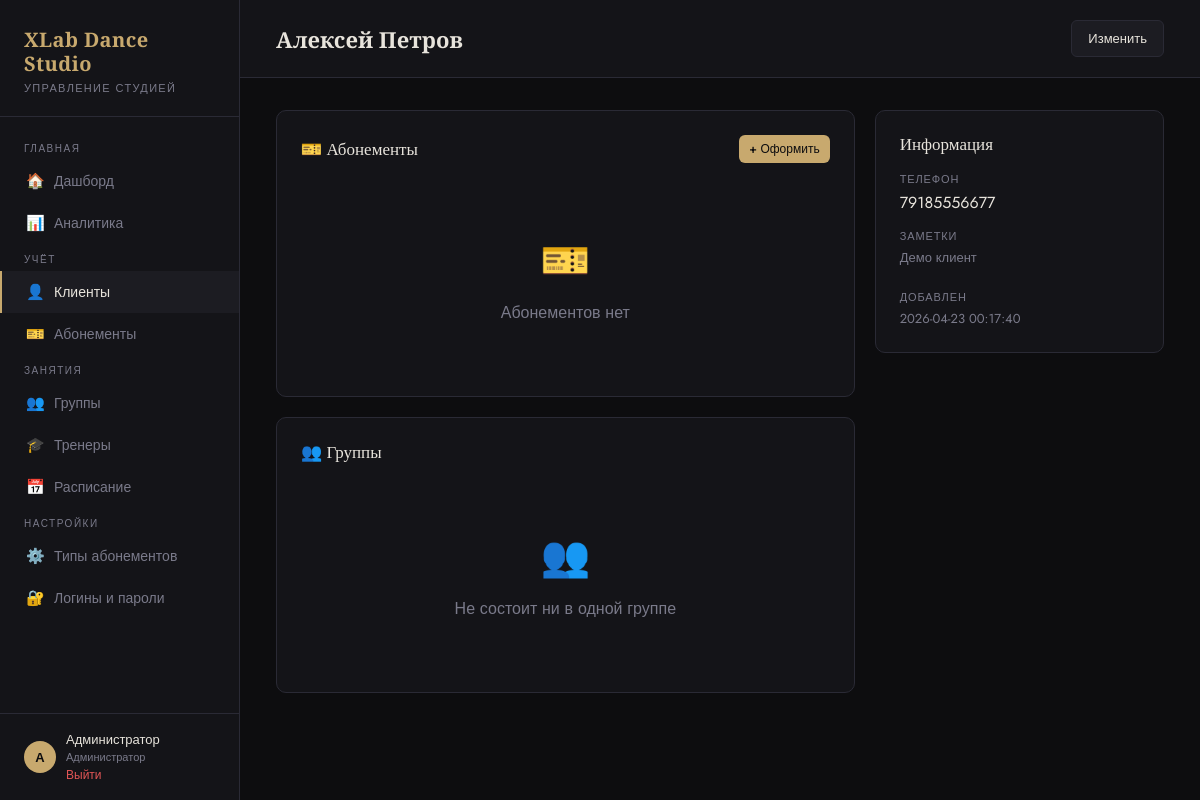
Page /clients/3 (signed in) on the committed database.
### tables this page shows
CREATE TABLE users (
            id INTEGER PRIMARY KEY AUTOINCREMENT,
            role TEXT NOT NULL, -- admin | trainer
            username TEXT UNIQUE NOT NULL,
            password TEXT NOT NULL,
            name TEXT NOT NULL,
            trainer_id INTEGER UNIQUE REFERENCES trainers(id) ON DELETE CASCADE
        );

CREATE TABLE clients (
            id INTEGER PRIMARY KEY AUTOINCREMENT,
            name TEXT NOT NULL,
            phone TEXT,
            email TEXT,
            birthdate TEXT,
            parent_id INTEGER REFERENCES clients(id) ON DELETE SET NULL,
            notes TEXT,
            created_at TEXT DEFAULT (datetime('now','localtime'))
        );

### app.py (the view)
@app.route('/clients/<int:id>')
@login_required
def client_detail(id):
    db = get_db()
    client = db.execute('''SELECT c.*, p.name as parent_name, p.phone as parent_phone
        FROM clients c LEFT JOIN clients p ON c.parent_id=p.id WHERE c.id=?''', (id,)).fetchone()
    children = db.execute('SELECT * FROM clients WHERE parent_id=?', (id,)).fetchall()
    groups = db.execute('''
        SELECT g.*, {trainers_names} as trainer_name
        FROM groups g
        JOIN client_groups cg ON g.id=cg.group_id
        WHERE cg.client_id=?
    '''.format(trainers_names=group_trainers_names_subquery('g')), (id,)).fetchall()
    subscriptions = db.execute('''SELECT s.*, st.name as type_name, g.name as group_name
        FROM subscriptions s
        JOIN subscription_types st ON s.type_id=st.id
        LEFT JOIN groups g ON s.group_id=g.id
        WHERE s.client_id=? AND s.status != 'cancelled'
        ORDER BY s.created_at DESC''', (id,)).fetchall()
    cancelled_subscriptions = db.execute('''SELECT s.*, st.name as type_name, g.name as group_name
        FROM subscriptions s
        JOIN subscription_types st ON s.type_id=st.id
        LEFT JOIN groups g ON s.group_id=g.id
        WHERE s.client_id=? AND s.status='cancelled'
        ORDER BY s.created_at DESC''', (id,)).fetchall()
    sub_types = db.execute('SELECT * FROM subscription_types').fetchall()
    groups_all = db.execute('SELECT * FROM groups ORDER BY name COLLATE NOCASE').fetchall()
    return render_template('client_detail.html', client=client, children=children,
                           groups=groups, subscriptions=subscriptions,
                           cancelled_subscriptions=cancelled_subscriptions,
                           sub_types=sub_types, groups_all=groups_all)

### app.py (called while the page is built, shortened)
def current_role():
    return session.get('role', 'admin')

def is_admin():
    return current_role() == 'admin'

def sync_session_user():
    if 'user_id' not in session:
        return
    db = get_db()
    user = db.execute('SELECT role, trainer_id, name FROM users WHERE id=?', (session['user_id'],)).fetchone()
    if not user:
        session.clear()
        return
    session['role'] = user['role']
    session['trainer_id'] = user['trainer_id']
    session['user_name'] = user['name']

def group_trainers_names_subquery(alias='g'):
    return f"(SELECT GROUP_CONCAT(t2.name, ', ') FROM group_trainers gt2 JOIN trainers t2 ON t2.id=gt2.trainer_id WHERE gt2.group_id={alias}.id)"

@app.before_request
def setup():
    if request.endpoint is None:
        return
    if request.endpoint in ('login', 'logout', 'static'):
        return
    if 'user_id' not in session:
        return
    sync_session_user()
    if is_admin():
        return

def login_required(f):
    from functools import wraps
    @wraps(f)
    def decorated(*args, **kwargs):
        if 'user_id' not in session:
            return redirect(url_for('login'))
        return f(*args, **kwargs)
    return decorated

### database.py (called while the page is built)
def get_db():
    from app import app
    if 'db' not in g:
        g.db = sqlite3.connect(DATABASE)
        g.db.row_factory = sqlite3.Row
        g.db.execute("PRAGMA foreign_keys = ON")
    return g.db

### templates/client_detail.html (shortened to what this page needs)
{% extends "base.html" %}
{% block topbar_title %}{{ client.name }}{% endblock %}
{% block topbar_actions %}
  <a href="{{ url_for('edit_client', id=client.id) }}" class="btn btn-secondary">Изменить</a>
{% endblock %}
{% block content %}
<div style="display:grid; grid-template-columns: 2fr 1fr; gap: 20px">
  <div>
    <div class="card">
      <div class="card-header">
        <div class="card-title">🎫 Абонементы</div>
        <button class="btn btn-primary btn-sm" onclick="document.getElementById('add-sub-modal').classList.add('open')">+ Оформить</button>
      </div>
      {% if subscriptions %}
      <div class="table-wrap">
        <table>
          <thead><tr><th>Тип</th><th>Группа</th><th>Занятий</th><th>Действует до</th><th>Статус</th><th></th></tr></thead>
          <tbody>
            {% for s in subscriptions %}
            <tr>
              <td>{{ s.type_name }}</td>
              <td>{{ s.group_name or '—' }}</td>
              <td>
                <span style="color:var(--accent); font-weight:600">{{ s.lessons_left }}</span>
                <span style="color:var(--muted)">/{{ s.lessons_total }}</span>
              </td>
              <td>{{ s.end_date }}</td>
              <td>
                {% if s.status == 'active' %}
                  <span class="badge badge-green">Активен</span>
                {% elif s.status == 'used' %}
                  <span class="badge badge-yellow">Использован</span>
                {% elif s.status == 'inactive' %}
                  <span class="badge badge-blue">Не активирован</span>
                {% else %}
                  <span class="badge badge-red">Отменён</span>
                {% endif %}
              </td>
              <td>
                {% if s.status == 'active' %}
                <form method="POST" action="{{ url_for('cancel_subscription', id=s.id) }}" onsubmit="return confirm('Аннулировать абонемент?')">
                  <button class="btn btn-danger btn-sm">Аннулировать</button>
                </form>
                {% elif s.status == 'inactive' %}
                <form method="POST" action="{{ url_for('activate_subscription', id=s.id) }}" onsubmit="return confirm('Активировать абонемент на выбранную дату?')">
                  <input type="date" name="activation_date" value="{{ s.start_date }}" style="margin-bottom:6px; width:150px;">
                  <button class="btn btn-secondary btn-sm">Активировать</button>
                </form>
                {% endif %}
              </td>
            </tr>
            {% endfor %}
          </tbody>
        </table>
      </div>
      {% else %}
      <div class="empty-state"><div class="icon">🎫</div><p>Абонементов нет</p></div>
      {% endif %}
    </div>
    <div class="card" style="margin-top:20px">
      <div class="card-title" style="margin-bottom:16px">👥 Группы</div>
      {% if groups %}
      <div style="display:flex; flex-wrap:wrap; gap:10px">
        {% for g in groups %}
        <a href="{{ url_for('group_detail', id=g.id) }}" style="display:flex; flex-direction:column; gap:2px; padding:12px 16px; background:var(--surface2); border:1px solid var(--border); border-radius:8px; text-decoration:none; transition: border-color .2s" onmouseover="this.style.borderColor='var(--accent)'" onmouseout="this.style.borderColor='var(--border)'">
          <span style="font-weight:600; color:var(--text)">{{ g.name }}</span>
          <span style="font-size:12px; color:var(--muted)">{{ g.trainer_name or 'Тренер не назначен' }}</span>
        </a>
        {% endfor %}
      </div>
      {% else %}
      <div class="empty-state"><div class="icon">👥</div><p>Не состоит ни в одной группе</p></div>
      {% endif %}
    </div>
  </div>
  <div class="card" style="height:fit-content">
    <div class="card-title" style="margin-bottom:16px">Информация</div>
    <div style="display:flex; flex-direction:column; gap:14px">
      {% if client.phone %}
      <div>
        <div style="font-size:11px; color:var(--muted); text-transform:uppercase; letter-spacing:.08em; margin-bottom:4px">Телефон</div>
        <div>{{ client.phone }}</div>
      </div>
      {% endif %}
      {% if client.notes %}
      <div>
        <div style="font-size:11px; color:var(--muted); text-transform:uppercase; letter-spacing:.08em; margin-bottom:4px">Заметки</div>
        <div style="font-size:13px; color:var(--muted)">{{ client.notes }}</div>
      </div>
      {% endif %}
      <div style="margin-top:8px">
        <div style="font-size:11px; color:var(--muted); text-transform:uppercase; letter-spacing:.08em; margin-bottom:4px">Добавлен</div>
        <div style="font-size:13px; color:var(--muted)">{{ client.created_at }}</div>
      </div>
    </div>
  </div>
</div>
{% endblock %}

### templates/base.html (shortened to what this page needs)
<!DOCTYPE html>
<html lang="ru">
<head>
</head>
<body>
<aside class="sidebar">
  <div class="sidebar-logo">
    <h1>XLab Dance<br>Studio</h1>
    <p>Управление студией</p>
  </div>
  <nav class="nav">
    <div class="nav-section">Главная</div>
    <a href="{{ url_for('dashboard') }}" class="{{ 'active' if request.endpoint == 'dashboard' }}">
      <span class="icon">🏠</span> Дашборд
    </a>
    {% if session.role == 'admin' %}
    <a href="{{ url_for('analytics') }}" class="{{ 'active' if request.endpoint == 'analytics' }}">
      <span class="icon">📊</span> Аналитика
    </a>
    {% endif %}
    {% if session.role == 'admin' %}
    <div class="nav-section">Учёт</div>
    <a href="{{ url_for('clients') }}" class="{{ 'active' if 'client' in request.endpoint }}">
      <span class="icon">👤</span> Клиенты
    </a>
    <a href="{{ url_for('subscriptions') }}" class="{{ 'active' if 'subscription' in request.endpoint and request.endpoint != 'subscription_types' }}">
      <span class="icon">🎫</span> Абонементы
    </a>
    {% endif %}
    <div class="nav-section">Занятия</div>
    {% if session.role == 'admin' %}
    <a href="{{ url_for('groups') }}" class="{{ 'active' if 'group' in request.endpoint }}">
      <span class="icon">👥</span> Группы
    </a>
    {% endif %}
    {% if session.role == 'admin' %}
    <a href="{{ url_for('trainers') }}" class="{{ 'active' if 'trainer' in request.endpoint }}">
      <span class="icon">🎓</span> Тренеры
    </a>
    {% endif %}
    <a href="{{ url_for('schedule') }}" class="{{ 'active' if 'schedule' in request.endpoint or 'attendance' in request.endpoint }}">
      <span class="icon">📅</span> Расписание
    </a>
    {% if session.role == 'admin' %}
    <div class="nav-section">Настройки</div>
    <a href="{{ url_for('subscription_types') }}" class="{{ 'active' if request.endpoint == 'subscription_types' }}">
      <span class="icon">⚙️</span> Типы абонементов
    </a>
    <a href="{{ url_for('accounts') }}" class="{{ 'active' if 'account' in request.endpoint }}">
      <span class="icon">🔐</span> Логины и пароли
    </a>
    {% endif %}
  </nav>
  <div class="sidebar-user">
    <div class="avatar">{{ session.user_name[0] if session.user_name }}</div>
    <div>
      <div style="color: var(--text); font-size: 13px;">{{ session.user_name }}</div>
      <div style="font-size: 11px; color: var(--muted);">{{ 'Администратор' if session.role == 'admin' else 'Тренер' }}</div>
      <a href="{{ url_for('logout') }}">Выйти</a>
    </div>
  </div>
</aside>
<div class="main">
  <div class="topbar">
    <h2>{% block topbar_title %}{% endblock %}</h2>
    <div>{% block topbar_actions %}{% endblock %}</div>
  </div>
  <div class="content">
    {% block content %}{% endblock %}
  </div>
</div>
</body>
</html>

### templates/base.html (style rules this page uses)
:root { --bg: #0d0d0f; --surface: #141418; --surface2: #1c1c22; --border: #2a2a35; --accent: #c8a96e; --accent2: #e8c88a; --text: #e8e4dc; --muted: #7a7a8a; --danger: #e05555; --success: #5cb87a; --warning: #e0a055; --info: #5599e0; --sidebar-w: 240px; }
* { box-sizing: border-box; margin: 0; padding: 0; }
body { background: var(--bg); color: var(--text); font-family: 'Jost', sans-serif; font-weight: 400; min-height: 100vh; display: flex; }
.sidebar { width: var(--sidebar-w); min-height: 100vh; background: var(--surface); border-right: 1px solid var(--border); display: flex; flex-direction: column; position: fixed; top: 0; left: 0; z-index: 100; }
.sidebar-logo { padding: 28px 24px 20px; border-bottom: 1px solid var(--border); }
.sidebar-logo h1 { font-family: 'Playfair Display', serif; font-size: 20px; font-weight: 700; color: var(--accent); letter-spacing: 0.02em; line-height: 1.2; }
.sidebar-logo p { font-size: 11px; color: var(--muted); letter-spacing: 0.12em; text-transform: uppercase; margin-top: 4px; }
.nav { flex: 1; padding: 16px 0; overflow-y: auto; max-height: calc(100vh - 200px); }
.nav-section { padding: 8px 24px 4px; font-size: 10px; letter-spacing: 0.15em; text-transform: uppercase; color: var(--muted); }
.nav a { display: flex; align-items: center; gap: 10px; padding: 10px 24px; color: var(--muted); text-decoration: none; font-size: 14px; font-weight: 400; transition: all 0.2s; border-left: 2px solid transparent; }
.nav a:hover, .nav a.active { color: var(--text); background: var(--surface2); border-left-color: var(--accent); }
.nav a .icon { width: 18px; text-align: center; font-size: 15px; }
.sidebar-user { padding: 16px 24px; border-top: 1px solid var(--border); font-size: 13px; color: var(--muted); display: flex; align-items: center; gap: 10px; }
.sidebar-user .avatar { width: 32px; height: 32px; border-radius: 50%; background: var(--accent); display: flex; align-items: center; justify-content: center; color: var(--bg); font-weight: 700; font-size: 13px; }
.sidebar-user a { color: var(--danger); text-decoration: none; font-size: 12px; }
.main { margin-left: var(--sidebar-w); flex: 1; min-height: 100vh; }
.topbar { padding: 20px 36px; border-bottom: 1px solid var(--border); background: var(--surface); display: flex; align-items: center; justify-content: space-between; position: sticky; top: 0; z-index: 50; }
.topbar h2 { font-family: 'Playfair Display', serif; font-size: 22px; font-weight: 600; color: var(--text); }
.content { padding: 32px 36px; }
.card { background: var(--surface); border: 1px solid var(--border); border-radius: 10px; padding: 24px; }
.card-header { display: flex; align-items: center; justify-content: space-between; margin-bottom: 20px; }
.card-title { font-family: 'Playfair Display', serif; font-size: 17px; color: var(--text); }
.btn { display: inline-flex; align-items: center; gap: 6px; padding: 8px 16px; border-radius: 6px; font-size: 13px; font-weight: 500; cursor: pointer; border: none; text-decoration: none; transition: all 0.2s; font-family: 'Jost', sans-serif; }
.btn-primary { background: var(--accent); color: var(--bg); }
.btn-secondary { background: var(--surface2); color: var(--text); border: 1px solid var(--border); }
.btn-sm { padding: 5px 10px; font-size: 12px; }
.empty-state { text-align: center; padding: 48px; color: var(--muted); }
.empty-state .icon { font-size: 40px; margin-bottom: 12px; }
a { color: var(--accent); text-decoration: none; }

### rows in the picture
users: name "А", user_name "Администратор", role "Администратор"
clients: name "Алексей Петров", phone "79185556677", notes "Демо клиент", created_at "2026-04-23 00:17:40"
